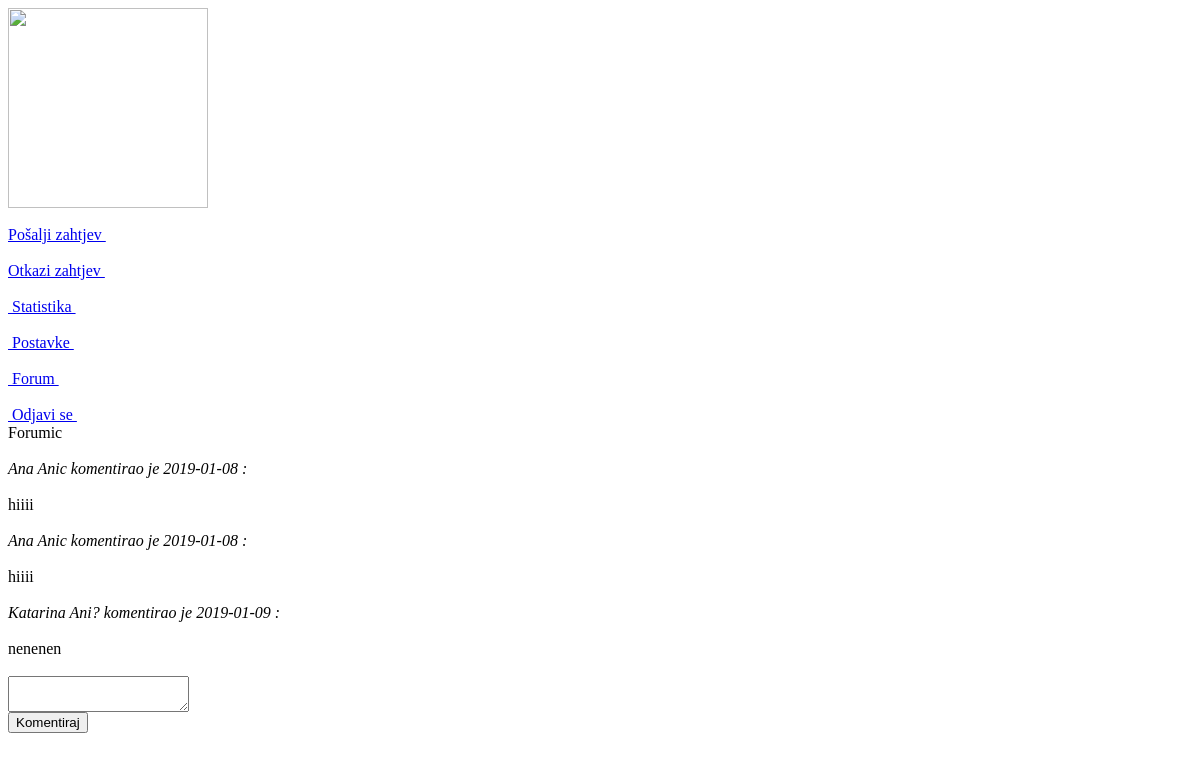
Page /forum.php (signed in) on the earlier database version.
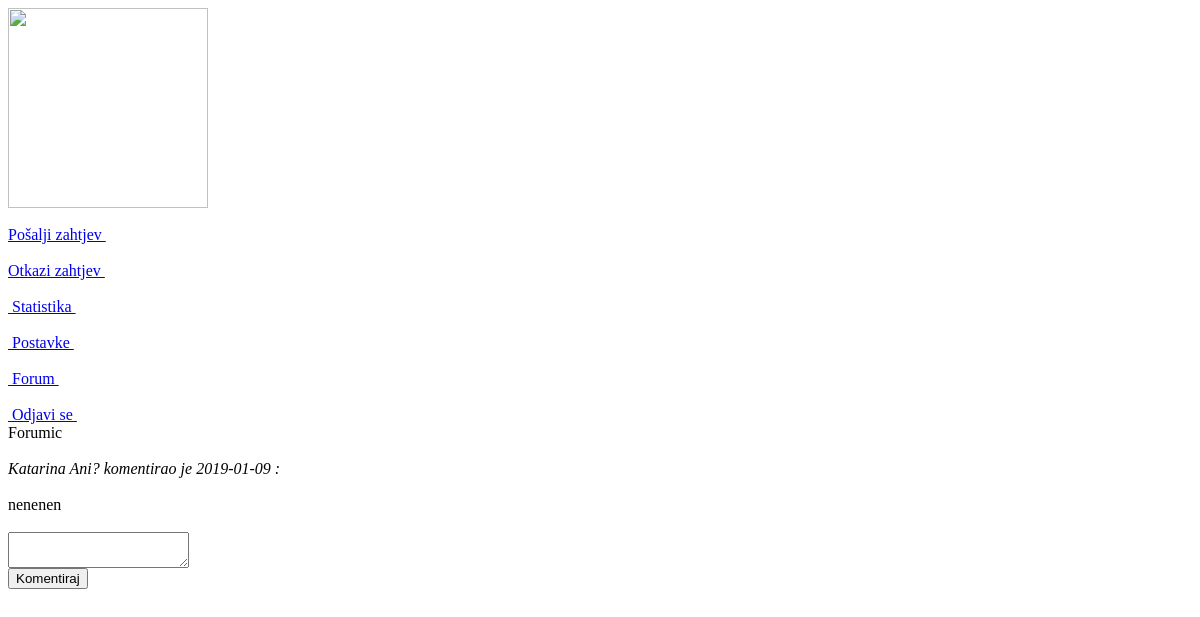
Same page on the later database version.
### tables this page shows
CREATE TABLE IF NOT EXISTS `komentari` (
  `user_autora` varchar(300) NOT NULL,
  `autor` varchar(100) NOT NULL,
  `idbolnica_bol` int(10) UNSIGNED NOT NULL,
  `tekst_komentara` varchar(300) DEFAULT NULL,
  `datum_kom` date NOT NULL,
  KEY `id_bolnica_fk` (`idbolnica_bol`)
);

### forum.php (the view, shortened to what this page needs)
<?php
    require_once "dbconnect.php";
    mysqli_set_charset($conn,"utf8");
    $idbolnica = $_SESSION['id'];
echo'
        <html>
             <head><title>Profil bolnice</title></head>
             <body>
                 <div id="info">
                    <img src="https://d29fhpw069ctt2.cloudfront.net/icon/image/120311/preview.svg" width="200" height="200"><br><br>
                 </div>
                 <div id="linkovi">
                    <a href="posalji_zahtjev.php" >Pošalji zahtjev&nbsp;</a><br><br>
                    <a href="otkazi_zahtjev.php" >Otkazi zahtjev&nbsp;</a><br><br>
                    <a href="bolnicka_statistika.php">&nbsp;Statistika&nbsp;</a><br><br>
                    <a href="bolnicke_postavke.php">&nbsp;Postavke&nbsp;</a><br><br>
                    <a href="forum.php">&nbsp;Forum&nbsp;</a><br><br>
                    <a href="odjava.php">&nbsp;Odjavi se&nbsp;</a>
                 </div>
         <div id="forum">Forumic<br><br>';
                    $sql = "SELECT * from komentari where idbolnica_bol = '$idbolnica'";
                    $run = mysqli_query($conn, $sql);
                    while($row = mysqli_fetch_array($run)){
                        echo '<i>'.$row['autor'].' komentirao je '. $row['datum_kom'].' :<br><br></i>';
                        echo $row['tekst_komentara'].'<br><br>';
                    }
                    echo'<textarea name="tekst" id="tekst" form="myform"></textarea>
                        <form action="" method="POST" id="myform">
                          <input type="submit" value="Komentiraj" name="komentar">
                        </form>
                <div>';
?>

Differences in the rows shown:
removed komentari: autor "Ana Anic", datum_kom "2019-01-08", tekst_komentara "hiiii"
removed komentari: autor "Ana Anic", datum_kom "2019-01-08", tekst_komentara "hiiii"
